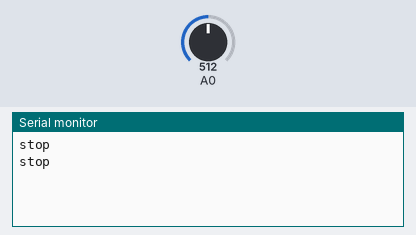
A sketch run on a simulated Arduino Uno, built with avr-gcc and run on an emulated ATmega328P. Shown: the last lines printed to the serial monitor. The inputs (shaded band) are chosen by the test bench; at power-on: A0 = 512.

Above: at 1.8 s.
1.9 s: A0 set to 602
At 2.7 s:
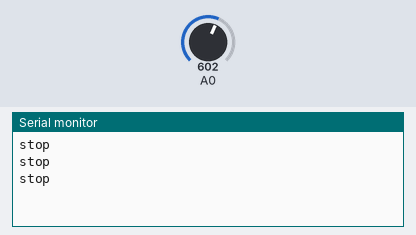
3.4 s: A0 set to 622
At 4.8 s:
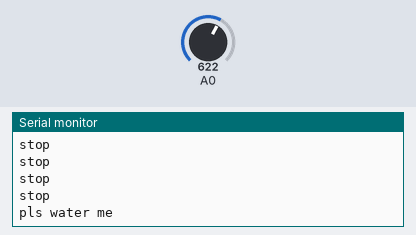

The sketch:

rain_sensor_test.ino
```cpp
void setup() {
  // put your setup code here, to run once:
  Serial.begin(9600);


}

void loop() {
  // put your main code here, to run repeatedly:
  int sensorReading = analogRead(A0);
  int dryThresh = 1023;
  int fullSubmerge = 196;

  int percentMoisture = map(sensorReading, fullSubmerge, dryThresh, 100,0);

  if (percentMoisture > 50){
    Serial.println("stop");
    delay(1000);

  } else{
    Serial.println("pls water me");
    delay(1000);
  }

}
```

Measured:
- the behaviour switches between 609 and 610 on A0 (found by bisection; images 1 and 2)
- after the input at 3.4 s, the serial monitor: prints a new line after 0.60 s (image 2)
